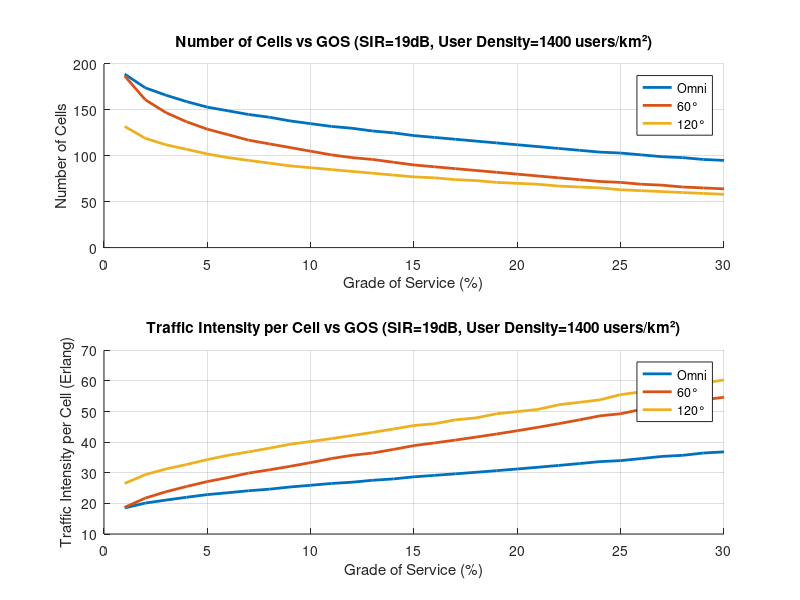
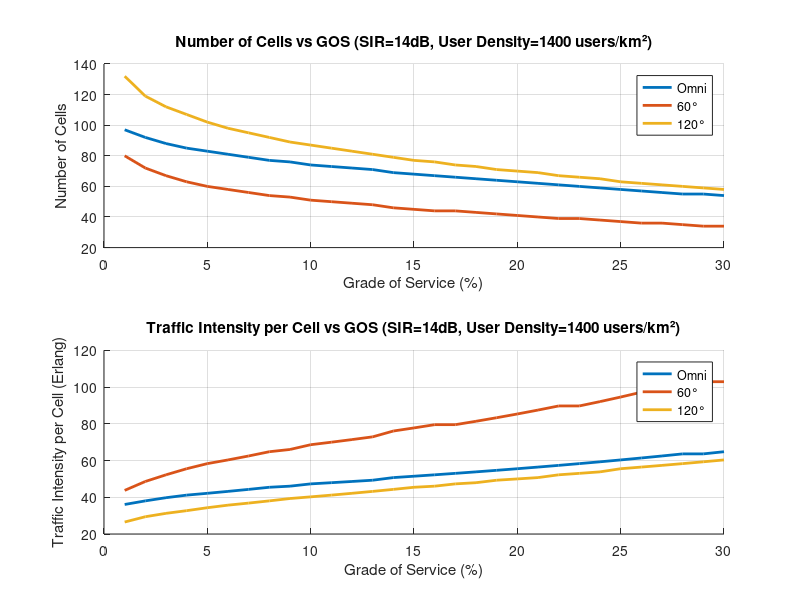
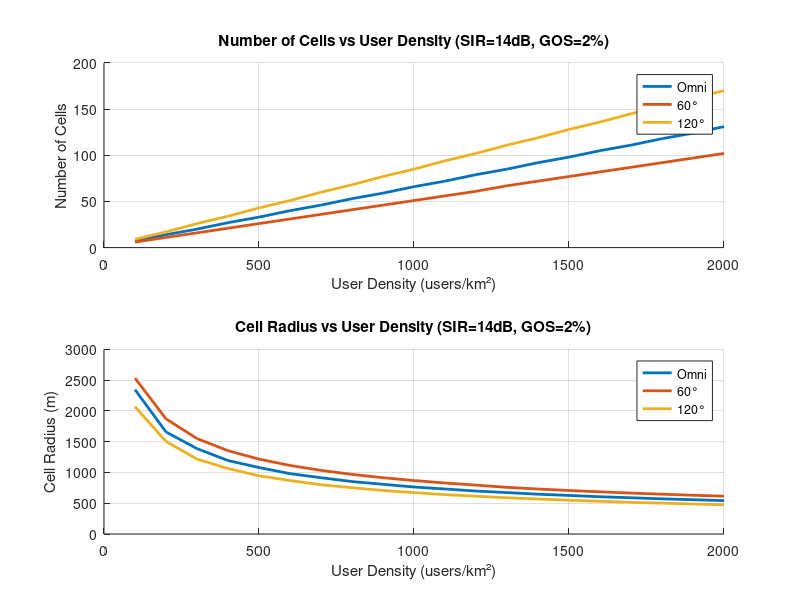
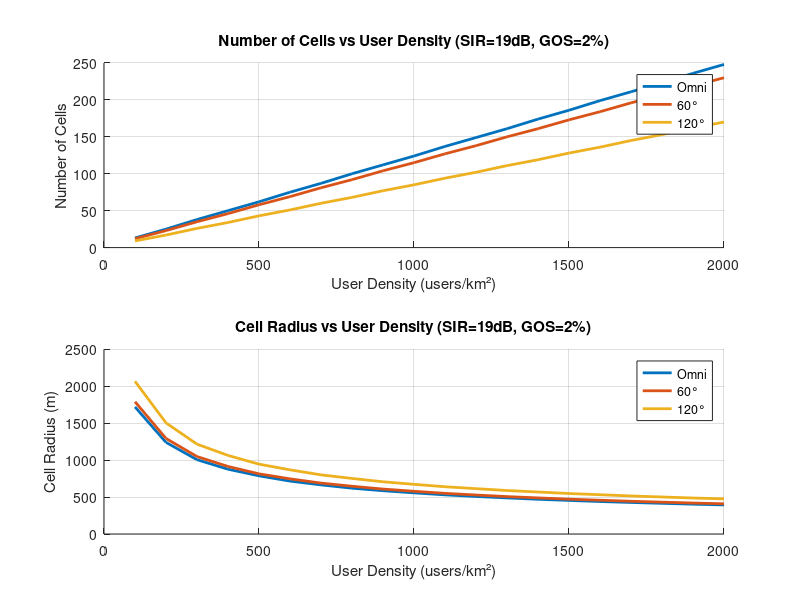

Source code (MATLAB) for these figures, in order:
function wireless_network_planner()
    % Main function that runs all the analysis and generates plots
    % Constants
    total_channels = 340;
    traffic_per_user = 0.025; % Erlang
    h_b = 20; % BS height in meters
    h_m = 1.5; % MS height in meters
    MS_sensitivity = -95; % dBm
    n = 4; % path loss exponent
    city_area = 100; % km² (arbitrary value for plotting)
    
    % GOS values in the table
    GOS_values = [0.001, 0.002, 0.005, 0.01, 0.012, 0.013, 0.015, 0.02, 0.03, 0.05, 0.07, 0.1, 0.15, 0.2, 0.3, 0.4, 0.5];

    % Define Erlang B table (same as before)
    erlangB_table = [
    % Channels | 0.1% 0.2% 0.5% 1% 1.2% 1.3% 1.5% 2% 3% 5% 7% 10% 15% 20% 30% 40% 50%

1	0.001	0.002	0.005	0.010	0.012	0.013	0.02	0.020	0.031	0.053	0.075	0.111	0.176	0.250	0.429	0.667	1.00;
2	0.046	0.065	0.105	0.153	0.168	0.176	0.19	0.223	0.282	0.381	0.470	0.595	0.796	1.00	1.45	2.00	2.73;
3	0.194	0.249	0.349	0.455	0.489	0.505	0.53	0.602	0.715	0.899	1.06	1.27	1.60	1.93	2.63	3.48	4.59;
4	0.439	0.535	0.701	0.869	0.922	0.946	0.99	1.09	1.26	1.52	1.75	2.05	2.50	2.95	3.89	5.02	6.50;
5	0.762	0.900	1.13	1.36	1.43	1.46	1.52	1.66	1.88	2.22	2.50	2.88	3.45	4.01	5.19	6.60	8.44;
																	
6	1.15	1.33	1.62	1.91	2.00	2.04	2.11	2.28	2.54	2.96	3.30	3.76	4.44	5.11	6.51	8.19	10.4;
7	1.58	1.80	2.16	2.50	2.60	2.65	2.73	2.94	3.25	3.74	4.14	4.67	5.46	6.23	7.86	9.80	12.4;
8	2.05	2.31	2.73	3.13	3.25	3.30	3.40	3.63	3.99	4.54	5.00	5.60	6.50	7.37	9.21	11.4	14.3;
9	2.56	2.85	3.33	3.78	3.92	3.98	4.08	4.34	4.75	5.37	5.88	6.55	7.55	8.52	10.6	13.0	16.3;
10	3.09	3.43	3.96	4.46	4.61	4.68	4.80	5.08	5.53	6.22	6.78	7.51	8.62	9.68	12.0	14.7	18.3;
																	
11	3.65	4.02	4.61	5.16	5.32	5.40	5.53	5.84	6.33	7.08	7.69	8.49	9.69	10.9	13.3	16.3	20.3;
12	4.23	4.64	5.28	5.88	6.05	6.14	6.27	6.61	7.14	7.95	8.61	9.47	10.8	12.0	14.7	18.0	22.2;
13	4.83	5.27	5.96	6.61	6.80	6.89	7.03	7.40	7.97	8.83	9.54	10.5	11.9	13.2	16.1	19.6	24.2;
14	5.45	5.92	6.66	7.35	7.56	7.65	7.81	8.20	8.80	9.73	10.5	11.5	13.0	14.4	17.5	21.2	26.2;
15	6.08	6.58	7.38	8.11	8.33	8.43	8.59	9.01	9.65	10.6	11.4	12.5	14.1	15.6	18.9	22.9	28.2;
																	
16	6.72	7.26	8.10	8.88	9.11	9.21	9.39	9.83	10.5	11.5	12.4	13.5	15.2	16.8	20.3	24.5	30.2;
17	7.38	7.95	8.83	9.65	9.89	10.0	10.19	10.7	11.4	12.5	13.4	14.5	16.3	18.0	21.7	26.2	32.2;
18	8.05	8.64	9.58	10.4	10.7	10.8	11.00	11.5	12.2	13.4	14.3	15.5	17.4	19.2	23.1	27.8	34.2;
19	8.72	9.35	10.3	11.2	11.5	11.6	11.82	12.3	13.1	14.3	15.3	16.6	18.5	20.4	24.5	29.5	36.2;
20	9.41	10.1	11.1	12.0	12.3	12.4	12.65	13.2	14.0	15.2	16.3	17.6	19.6	21.6	25.9	31.2	38.2;
																	
21	10.1	10.8	11.9	12.8	13.1	13.3	13.48	14.0	14.9	16.2	17.3	18.7	20.8	22.8	27.3	32.8	40.2;
22	10.8	11.5	12.6	13.7	14.0	14.1	14.32	14.9	15.8	17.1	18.2	19.7	21.9	24.1	28.7	34.5	42.1;
23	11.5	12.3	13.4	14.5	14.8	14.9	15.16	15.8	16.7	18.1	19.2	20.7	23.0	25.3	30.1	36.1	44.1;
24	12.2	13.0	14.2	15.3	15.6	15.8	16.01	16.6	17.6	19.0	20.2	21.8	24.2	26.5	31.6	37.8	46.1;
25	13.0	13.8	15.0	16.1	16.5	16.6	16.87	17.5	18.5	20.0	21.2	22.8	25.3	27.7	33.0	39.4	48.1;
																	
26	13.7	14.5	15.8	17.0	17.3	17.5	17.72	18.4	19.4	20.9	22.2	23.9	26.4	28.9	34.4	41.1	50.1;
27	14.4	15.3	16.6	17.8	18.2	18.3	18.59	19.3	20.3	21.9	23.2	24.9	27.6	30.2	35.8	42.8	52.1;
28	15.2	16.1	17.4	18.6	19.0	19.2	19.45	20.2	21.2	22.9	24.2	26.0	28.7	31.4	37.2	44.4	54.1;
29	15.9	16.8	18.2	19.5	19.9	20.0	20.32	21.0	22.1	23.8	25.2	27.1	29.9	32.6	38.6	46.1	56.1;
30	16.7	17.6	19.0	20.3	20.7	20.9	21.19	21.9	23.1	24.8	26.2	28.1	31.0	33.8	40.0	47.7	58.1;
																	
31	17.4	18.4	19.9	21.2	21.6	21.8	22.07	22.8	24.0	25.8	27.2	29.2	32.1	35.1	41.5	49.4	60.1;
32	18.2	19.2	20.7	22.0	22.5	22.6	22.95	23.7	24.9	26.7	28.2	30.2	33.3	36.3	42.9	51.1	62.1;
33	19.0	20.0	21.5	22.9	23.3	23.5	23.83	24.6	25.8	27.7	29.3	31.3	34.4	37.5	44.3	52.7	64.1;
34	19.7	20.8	22.3	23.8	24.2	24.4	24.72	25.5	26.8	28.7	30.3	32.4	35.6	38.8	45.7	54.4	66.1;
35	20.5	21.6	23.2	24.6	25.1	25.3	25.60	26.4	27.7	29.7	31.3	33.4	36.7	40.0	47.1	56.0	68.1;
																	
36	21.3	22.4	24.0	25.5	26.0	26.2	26.49	27.3	28.6	30.7	32.3	34.5	37.9	41.2	48.6	57.7	70.1;
37	22.1	23.2	24.8	26.4	26.8	27.0	27.39	28.3	29.6	31.6	33.3	35.6	39.0	42.4	50.0	59.4	72.1;
38	22.9	24.0	25.7	27.3	27.7	27.9	28.28	29.2	30.5	32.6	34.4	36.6	40.2	43.7	51.4	61.0	74.1;
39	23.7	24.8	26.5	28.1	28.6	28.8	29.18	30.1	31.5	33.6	35.4	37.7	41.3	44.9	52.8	62.7	76.1;
40	24.4	25.6	27.4	29.0	29.5	29.7	30.08	31.0	32.4	34.6	36.4	38.8	42.5	46.1	54.2	64.4	78.1;
41	25.2	26.4	28.2	29.9	30.4	30.6	30.98	31.9	33.4	35.6	37.4	39.9	43.6	47.4	55.7	66.0	80.1;
42	26.0	27.2	29.1	30.8	31.3	31.5	31.88	32.8	34.3	36.6	38.4	40.9	44.8	48.6	57.1	67.7	82.1;
43	26.8	28.1	29.9	31.7	32.2	32.4	32.79	33.8	35.3	37.6	39.5	42.0	45.9	49.9	58.5	69.3	84.1;
44	27.6	28.9	30.8	32.5	33.1	33.3	33.69	34.7	36.2	38.6	40.5	43.1	47.1	51.1	59.9	71.0	86.1;
45	28.4	29.7	31.7	33.4	34.0	34.2	34.60	35.6	37.2	39.6	41.5	44.2	48.2	52.3	61.3	72.7	88.1;
																	
46	29.3	30.5	32.5	34.3	34.9	35.1	35.51	36.5	38.1	40.5	42.6	45.2	49.4	53.6	62.8	74.3	90.1;
47	30.1	31.4	33.4	35.2	35.8	36.0	36.42	37.5	39.1	41.5	43.6	46.3	50.6	54.8	64.2	76.0	92.1;
48	30.9	32.2	34.2	36.1	36.7	36.9	37.34	38.4	40.0	42.5	44.6	47.4	51.7	56.0	65.6	77.7	94.1;
49	31.7	33.0	35.1	37.0	37.6	37.8	38.25	39.3	41.0	43.5	45.7	48.5	52.9	57.3	67.0	79.3	96.1;
50	32.5	33.9	36.0	37.9	38.5	38.7	39.17	40.3	41.9	44.5	46.7	49.6	54.0	58.5	68.5	81.0	98.1;
																	
51	33.3	34.7	36.9	38.8	39.4	39.6	40.08	41.2	42.9	45.5	47.7	50.6	55.2	59.7	69.9	82.7	100.1;
52	34.2	35.6	37.7	39.7	40.3	40.6	41.00	42.1	43.9	46.5	48.8	51.7	56.3	61.0	71.3	84.3	102.1;
53	35.0	36.4	38.6	40.6	41.2	41.5	41.92	43.1	44.8	47.5	49.8	52.8	57.5	62.2	72.7	86.0	104.1;
54	35.8	37.2	39.5	41.5	42.1	42.4	42.84	44.0	45.8	48.5	50.8	53.9	58.7	63.5	74.2	87.6	106.1;
55	36.6	38.1	40.4	42.4	43.0	43.3	43.77	44.9	46.7	49.5	51.9	55.0	59.8	64.7	75.6	89.3	108.1;
																	
56	37.5	38.9	41.2	43.3	43.9	44.2	44.69	45.9	47.7	50.5	52.9	56.1	61.0	65.9	77.0	91.0	110.1;
57	38.3	39.8	42.1	44.2	44.8	45.1	45.62	46.8	48.7	51.5	53.9	57.1	62.1	67.2	78.4	92.6	112.1;
58	39.1	40.6	43.0	45.1	45.8	46.1	46.54	47.8	49.6	52.6	55.0	58.2	63.3	68.4	79.8	94.3	114.1;
59	40.0	41.5	43.9	46.0	46.7	47.0	47.47	48.7	50.6	53.6	56.0	59.3	64.5	69.7	81.3	96.0	116.1;
60	40.8	42.4	44.8	46.9	47.6	47.9	48.40	49.6	51.6	54.6	57.1	60.4	65.6	70.9	82.7	97.6	118.1;
																	
61	41.6	43.2	45.6	47.9	48.5	48.8	49.33	50.6	52.5	55.6	58.1	61.5	66.8	72.1	84.1	99.3	120.1;
62	42.5	44.1	46.5	48.8	49.4	49.7	50.26	51.5	53.5	56.6	59.1	62.6	68.0	73.4	85.5	101.0	122.1;
63	43.3	44.9	47.4	49.7	50.4	50.7	51.19	52.5	54.5	57.6	60.2	63.7	69.1	74.6	87.0	102.6	124.1;
64	44.2	45.8	48.3	50.6	51.3	51.6	52.12	53.4	55.4	58.6	61.2	64.8	70.3	75.9	88.4	104.3	126.1;
65	45.0	46.6	49.2	51.5	52.2	52.5	53.05	54.4	56.4	59.6	62.3	65.8	71.4	77.1	89.8	106.0	128.1;
																	
66	45.8	47.5	50.1	52.4	53.1	53.5	53.99	55.3	57.4	60.6	63.3	66.9	72.6	78.3	91.2	107.6	130.1;
67	46.7	48.4	51.0	53.4	54.1	54.4	54.92	56.3	58.4	61.6	64.4	68.0	73.8	79.6	92.7	109.3	132.1;
68	47.5	49.2	51.9	54.3	55.0	55.3	55.86	57.2	59.3	62.6	65.4	69.1	74.9	80.8	94.1	111.0	134.1;
69	48.4	50.1	52.8	55.2	55.9	56.2	56.79	58.2	60.3	63.7	66.4	70.2	76.1	82.1	95.5	112.6	136.1;
70	49.2	51.0	53.7	56.1	56.8	57.2	57.73	59.1	61.3	64.7	67.5	71.3	77.3	83.3	96.9	114.3	138.1;
																	
71	50.1	51.8	54.6	57.0	57.8	58.1	58.67	60.1	62.3	65.7	68.5	72.4	78.4	84.6	98.4	115.9	140.1;
72	50.9	52.7	55.5	58.0	58.7	59.0	59.61	61.0	63.2	66.7	69.6	73.5	79.6	85.8	99.8	117.6	142.1;
73	51.8	53.6	56.4	58.9	59.6	60.0	60.55	62.0	64.2	67.7	70.6	74.6	80.8	87.0	101.2	119.3	144.1;
74	52.7	54.5	57.3	59.8	60.6	60.9	61.49	62.9	65.2	68.7	71.7	75.6	81.9	88.3	102.7	120.9	146.1;
75	53.5	55.3	58.2	60.7	61.5	61.8	62.43	63.9	66.2	69.7	72.7	76.7	83.1	89.5	104.1	122.6	148.0;
																	
76	54.4	56.2	59.1	61.7	62.4	62.8	63.37	64.9	67.2	70.8	73.8	77.8	84.2	90.8	105.5	124.3	150.0;
77	55.2	57.1	60.0	62.6	63.4	63.7	64.32	65.8	68.1	71.8	74.8	78.9	85.4	92.0	106.9	125.9	152.0;
78	56.1	58.0	60.9	63.5	64.3	64.7	65.26	66.8	69.1	72.8	75.9	80.0	86.6	93.3	108.4	127.6	154.0;
79	56.9	58.8	61.8	64.4	65.2	65.6	66.20	67.7	70.1	73.8	76.9	81.1	87.7	94.5	109.8	129.3	156.0;
80	57.8	59.7	62.7	65.4	66.2	66.5	67.15	68.7	71.1	74.8	78.0	82.2	88.9	95.7	111.2	130.9	158.0;
81	58.7	60.6	63.6	66.3	67.1	67.5	68.09	69.6	72.1	75.8	79.0	83.3	90.1	97.0	112.6	132.6	160.0;
82	59.5	61.5	64.5	67.2	68.0	68.4	69.04	70.6	73.0	76.9	80.1	84.4	91.2	98.2	114.1	134.3	162.0;
83	60.4	62.4	65.4	68.2	69.0	69.4	69.99	71.6	74.0	77.9	81.1	85.5	92.4	99.5	115.5	135.9	164.0;
84	61.3	63.2	66.3	69.1	69.9	70.3	70.93	72.5	75.0	78.9	82.2	86.6	93.6	100.7	116.9	137.6	166.0;
85	62.1	64.1	67.2	70.0	70.9	71.2	71.88	73.5	76.0	79.9	83.2	87.7	94.7	102.0	118.3	139.3	168.0;
																	
86	63.0	65.0	68.1	70.9	71.8	72.2	72.83	74.5	77.0	80.9	84.3	88.8	95.9	103.2	119.8	140.9	170.0;
87	63.9	65.9	69.0	71.9	72.7	73.1	73.78	75.4	78.0	82.0	85.3	89.9	97.1	104.5	121.2	142.6	172.0;
88	64.7	66.8	69.9	72.8	73.7	74.1	74.73	76.4	78.9	83.0	86.4	91.0	98.2	105.7	122.6	144.3	174.0;
89	65.6	67.7	70.8	73.7	74.6	75.0	75.68	77.3	79.9	84.0	87.4	92.1	99.4	106.9	124.0	145.9	176.0;
90	66.5	68.6	71.8	74.7	75.6	76.0	76.63	78.3	80.9	85.0	88.5	93.1	100.6	108.2	125.5	147.6	178.0;
																	
91	67.4	69.4	72.7	75.6	76.5	76.9	77.58	79.3	81.9	86.0	89.5	94.2	101.7	109.4	126.9	149.3	180.0;
92	68.2	70.3	73.6	76.6	77.4	77.8	78.53	80.2	82.9	87.1	90.6	95.3	102.9	110.7	128.3	150.9	182.0;
93	69.1	71.2	74.5	77.5	78.4	78.8	79.48	81.2	83.9	88.1	91.6	96.4	104.1	111.9	129.7	152.6	184.0;
94	70.0	72.1	75.4	78.4	79.3	79.7	80.43	82.2	84.9	89.1	92.7	97.5	105.3	113.2	131.2	154.3	186.0;
95	70.9	73.0	76.3	79.4	80.3	80.7	81.39	83.1	85.8	90.1	93.7	98.6	106.4	114.4	132.6	155.9	188.0;
																	
96	71.7	73.9	77.2	80.3	81.2	81.6	82.34	84.1	86.8	91.1	94.8	99.7	107.6	115.7	134.0	157.6	190.0;
97	72.6	74.8	78.2	81.2	82.2	82.6	83.29	85.1	87.8	92.2	95.8	100.8	108.8	116.9	135.5	159.3	192.0;
98	73.5	75.7	79.1	82.2	83.1	83.5	84.25	86.0	88.8	93.2	96.9	101.9	109.9	118.2	136.9	160.9	194.0;
99	74.4	76.6	80.0	83.1	84.1	84.5	85.20	87.0	89.8	94.2	97.9	103.0	111.1	119.4	138.3	162.6	196.0;
100	75.2	77.5	80.9	84.1	85.0	85.4	86.16	88.0	90.8	95.2	99.0	104.1	112.3	120.6	139.7	164.3	198.0;
																	
101	76.1	78.4	81.8	85.0	86.0	86.4	87.12	88.9	91.8	96.3	100.0	105.2	113.4	121.9	141.2	165.9	200.0;
102	77.0	79.3	82.7	85.9	86.9	87.3	88.07	89.9	92.8	97.3	101.1	106.3	114.6	123.1	142.6	167.6	202.0;
103	77.9	80.2	83.7	86.9	87.8	88.3	89.03	90.9	93.8	98.3	102.2	107.4	115.8	124.4	144.0	169.2	204.0;
104	78.8	81.1	84.6	87.8	88.8	89.2	89.99	91.9	94.8	99.3	103.2	108.5	116.9	125.6	145.4	170.9	206.0;
105	79.6	82.0	85.5	88.8	89.7	90.2	90.94	92.8	95.7	100.4	104.3	109.6	118.1	126.9	146.9	172.6	208.0;
																	
106	80.5	82.8	86.4	89.7	90.7	91.1	91.90	93.8	96.7	101.4	105.3	110.7	119.3	128.1	148.3	174.2	210.0;
107	81.4	83.7	87.4	90.7	91.6	92.1	92.86	94.8	97.7	102.4	106.4	111.8	120.4	129.4	149.7	175.9	212.0;
108	82.3	84.6	88.3	91.6	92.6	93.1	93.82	95.7	98.7	103.4	107.4	112.9	121.6	130.6	151.1	177.6	214.0;
109	83.2	85.5	89.2	92.5	93.5	94.0	94.78	96.7	99.7	104.5	108.5	114.0	122.8	131.9	152.6	179.2	216.0;
110	84.1	86.4	90.1	93.5	94.5	95.0	95.74	97.7	100.7	105.5	109.5	115.1	124.0	133.1	154.0	180.9	218.0;
																	
111	85.0	87.3	91.0	94.4	95.5	95.9	96.70	98.7	101.7	106.5	110.6	116.2	125.1	134.3	155.4	182.6	220.0;
112	85.8	88.3	92.0	95.4	96.4	96.9	97.66	99.6	102.7	107.5	111.7	117.3	126.3	135.6	156.9	184.2	222.0;
113	86.7	89.2	92.9	96.3	97.4	97.8	98.62	100.6	103.7	108.6	112.7	118.4	127.5	136.8	158.3	185.9	224.0;
114	87.6	90.1	93.8	97.3	98.3	98.8	99.58	101.6	104.7	109.6	113.8	119.5	128.6	138.1	159.7	187.6	226.0;
115	88.5	91.0	94.7	98.2	99.3	99.7	100.54	102.5	105.7	110.6	114.8	120.6	129.8	139.3	161.1	189.2	228.0;
																	
116	89.4	91.9	95.7	99.2	100.2	100.7	101.50	103.5	106.7	111.7	115.9	121.7	131.0	140.6	162.6	190.9	230.0;
117	90.3	92.8	96.6	100.1	101.2	101.7	102.46	104.5	107.7	112.7	116.9	122.8	132.1	141.8	164.0	192.6	232.0;
118	91.2	93.7	97.5	101.1	102.1	102.6	103.43	105.5	108.7	113.7	118.0	123.9	133.3	143.1	165.4	194.2	234.0;
119	92.1	94.6	98.5	102.0	103.1	103.6	104.39	106.4	109.7	114.7	119.1	125.0	134.5	144.3	166.8	195.9	236.0;
120	93.0	95.5	99.4	103.0	104.0	104.5	105.35	107.4	110.7	115.8	120.1	126.1	135.7	145.6	168.3	197.6	238.0;
121	93.9	96.4	100.3	103.9	105.0	105.5	106.31	108.4	111.6	116.8	121.2	127.2	136.8	146.8	169.7	199.2	240.0;
122	94.7	97.3	101.2	104.9	105.9	106.4	107.28	109.4	112.6	117.8	122.2	128.3	138.0	148.1	171.1	200.9	242.0;
123	95.6	98.2	102.2	105.8	106.9	107.4	108.24	110.3	113.6	118.9	123.3	129.4	139.2	149.3	172.6	202.6	244.0;
124	96.5	99.1	103.1	106.8	107.9	108.4	109.21	111.3	114.6	119.9	124.4	130.5	140.3	150.6	174.0	204.2	246.0;
125	97.4	100.0	104.0	107.7	108.8	109.3	110.17	112.3	115.6	120.9	125.4	131.6	141.5	151.8	175.4	205.9	248.0;
																	
126	98.3	100.9	105.0	108.7	109.8	110.3	111.14	113.3	116.6	121.9	126.5	132.7	142.7	153.0	176.8	207.6	250.0;
127	99.2	101.8	105.9	109.6	110.7	111.2	112.10	114.3	117.6	123.0	127.5	133.8	143.9	154.3	178.3	209.2	252.0;
128	100.1	102.8	106.8	110.6	111.7	112.2	113.07	115.2	118.6	124.0	128.6	134.9	145.0	155.5	179.7	210.9	254.0;
129	101.0	103.7	107.8	111.5	112.6	113.2	114.03	116.2	119.6	125.0	129.6	136.0	146.2	156.8	181.1	212.6	256.0;
130	101.9	104.6	108.7	112.5	113.6	114.1	115.00	117.2	120.6	126.1	130.7	137.1	147.4	158.0	182.5	214.2	258.0;
																	
131	102.8	105.5	109.6	113.4	114.6	115.1	115.96	118.2	121.6	127.1	131.8	138.2	148.5	159.3	184.0	215.9	260.0;
132	103.7	106.4	110.6	114.4	115.5	116.0	116.93	119.1	122.6	128.1	132.8	139.3	149.7	160.5	185.4	217.6	262.0;
133	104.6	107.3	111.5	115.3	116.5	117.0	117.90	120.1	123.6	129.2	133.9	140.4	150.9	161.8	186.8	219.2	264.0;
134	105.5	108.2	112.4	116.3	117.4	118.0	118.87	121.1	124.6	130.2	134.9	141.5	152.0	163.0	188.3	220.9	266.0;
135	106.4	109.1	113.3	117.2	118.4	118.9	119.83	122.1	125.6	131.2	136.0	142.6	153.2	164.3	189.7	222.6	268.0;
																	
136	107.3	110.0	114.3	118.2	119.4	119.9	120.80	123.1	126.6	132.2	137.1	143.7	154.4	165.5	191.1	224.2	270.0;
137	108.2	111.0	115.2	119.1	120.3	120.9	121.77	124.0	127.6	133.3	138.1	144.8	155.6	166.8	192.5	225.9	272.0;
138	109.1	111.9	116.2	120.1	121.3	121.8	122.74	125.0	128.6	134.3	139.2	145.9	156.7	168.0	194.0	227.6	274.0;
139	110.0	112.8	117.1	121.0	122.2	122.8	123.71	126.0	129.6	135.3	140.2	147.0	157.9	169.3	195.4	229.2	276.0;
140	110.9	113.7	118.0	122.0	123.2	123.7	124.67	127.0	130.6	136.4	141.3	148.1	159.1	170.5	196.8	230.9	278.0;
																	
141	111.8	114.6	118.9	123.0	124.2	124.7	125.64	128.0	131.6	137.4	142.4	149.2	160.2	171.8	198.3	232.6	280.0;
142	112.7	115.5	120.0	123.9	125.1	125.7	126.66	129.0	132.6	138.5	143.5	150.3	161.4	173.0	199.7	234.2	282.0;
143	113.5	116.3	120.8	124.9	126.1	126.7	127.59	129.9	133.6	139.5	144.5	151.4	162.6	174.2	201.1	235.9	284.0;
144	114.4	117.2	121.8	125.9	127.1	127.6	128.52	130.9	134.6	140.5	145.5	152.5	163.8	175.5	202.5	237.6	286.0;
145	115.3	118.2	122.7	126.8	128.0	128.6	129.54	132.0	135.7	141.6	146.6	153.6	164.9	176.7	204.0	239.2	288.0;
																	
146	116.3	119.2	123.7	127.8	129.0	129.5	130.46	132.9	136.6	142.6	147.6	154.7	166.1	178.0	205.4	240.9	290.0;
147	117.2	120.1	124.6	128.7	129.9	130.5	131.44	133.9	137.6	143.6	148.8	155.8	167.3	179.2	206.8	242.6	292.0;
148	118.1	121.0	125.5	129.6	130.9	131.4	132.38	134.8	138.6	144.7	149.8	156.9	168.5	180.5	208.2	244.2	294.0;
149	119.0	121.9	126.4	130.6	131.8	132.5	133.40	135.8	139.6	145.7	150.8	158.0	169.6	181.7	209.7	245.9	296.0;
150	119.9	122.8	127.4	131.6	132.8	133.4	134.39	136.8	140.7	146.7	151.9	159.1	170.8	183.0	211.1	247.6	298.0;

    ];

    % Generate all required plots with all sectorization types on same plots
    generate_plots(total_channels, traffic_per_user, h_b, h_m, MS_sensitivity, n, city_area, GOS_values, erlangB_table);
end

function generate_plots(total_channels, traffic_per_user, h_b, h_m, MS_sensitivity, n, city_area, GOS_values, erlangB_table)
    % Define sectorization types and their plot styles
    sector_types = {'omni', '60', '120'};
    line_styles = {'-', '--', ':'};
    colors = {'b', 'r', 'g'};
    legend_labels = {'Omni', '60°', '120°'};
    
    % 2) At SIR_min = 19dB and user density = 1400 users/km²
    SIR_min = 19;
    user_density = 1400;
    
    % (i) Number of cells vs GOS (1% to 30%)
    GOS_range = 0.01:0.01:0.30;
    num_cells = zeros(length(GOS_range), length(sector_types));
    traffic_per_cell = zeros(length(GOS_range), length(sector_types));
    
    for s = 1:length(sector_types)
        for i = 1:length(GOS_range)
            [num_cells(i,s), traffic_per_cell(i,s)] = calculate_network_params(total_channels, traffic_per_user, city_area, ...
                user_density, SIR_min, sector_types{s}, n, GOS_range(i), GOS_values, erlangB_table);
        end
    end
    
    figure;
    subplot(2,1,1);
    hold on;
    for s = 1:length(sector_types)
        plot(GOS_range*100, num_cells(:,s), 'LineWidth', 2);
    end
    hold off;
    xlabel('Grade of Service (%)');
    ylabel('Number of Cells');
    title(sprintf('Number of Cells vs GOS (SIR=%ddB, User Density=%d users/km²)', SIR_min, user_density));
    legend(legend_labels, 'Location', 'best');
    grid on;
    
    % (ii) Traffic intensity per cell vs GOS
    subplot(2,1,2);
    hold on;
    for s = 1:length(sector_types)
        plot(GOS_range*100, traffic_per_cell(:,s), 'LineWidth', 2);
    end
    hold off;
    xlabel('Grade of Service (%)');
    ylabel('Traffic Intensity per Cell (Erlang)');
    title(sprintf('Traffic Intensity per Cell vs GOS (SIR=%ddB, User Density=%d users/km²)', SIR_min, user_density));
    legend(legend_labels, 'Location', 'best');
    grid on;
    
    % 3) At SIR_min = 14dB & user density = 1400 users/km²
    SIR_min = 14;
    
    for s = 1:length(sector_types)
        for i = 1:length(GOS_range)
            [num_cells(i,s), traffic_per_cell(i,s)] = calculate_network_params(total_channels, traffic_per_user, city_area, ...
                user_density, SIR_min, sector_types{s}, n, GOS_range(i), GOS_values, erlangB_table);
        end
    end
    
    figure;
    subplot(2,1,1);
    hold on;
    for s = 1:length(sector_types)
        plot(GOS_range*100, num_cells(:,s), 'LineWidth', 2);
    end
    hold off;
    xlabel('Grade of Service (%)');
    ylabel('Number of Cells');
    title(sprintf('Number of Cells vs GOS (SIR=%ddB, User Density=%d users/km²)', SIR_min, user_density));
    legend(legend_labels, 'Location', 'best');
    grid on;
    
    subplot(2,1,2);
    hold on;
    for s = 1:length(sector_types)
        plot(GOS_range*100, traffic_per_cell(:,s), 'LineWidth', 2);
    end
    hold off;
    xlabel('Grade of Service (%)');
    ylabel('Traffic Intensity per Cell (Erlang)');
    title(sprintf('Traffic Intensity per Cell vs GOS (SIR=%ddB, User Density=%d users/km²)', SIR_min, user_density));
    legend(legend_labels, 'Location', 'best');
    grid on;
    
    % 4) At SIR_min = 14dB & GOS = 2%
    SIR_min = 14;
    GOS = 0.02;
    user_density_range = 100:100:2000;
    num_cells = zeros(length(user_density_range), length(sector_types));
    cell_radius = zeros(length(user_density_range), length(sector_types));
    
    for s = 1:length(sector_types)
        for i = 1:length(user_density_range)
            [num_cells(i,s), ~, cell_radius(i,s)] = calculate_network_params(total_channels, traffic_per_user, city_area, ...
                user_density_range(i), SIR_min, sector_types{s}, n, GOS, GOS_values, erlangB_table);
        end
    end
    
    figure;
    subplot(2,1,1);
    hold on;
    for s = 1:length(sector_types)
        plot(user_density_range, num_cells(:,s), 'LineWidth', 2);
    end
    hold off;
    xlabel('User Density (users/km²)');
    ylabel('Number of Cells');
    title(sprintf('Number of Cells vs User Density (SIR=%ddB, GOS=2%%)', SIR_min));
    legend(legend_labels, 'Location', 'best');
    grid on;
    
    subplot(2,1,2);
    hold on;
    for s = 1:length(sector_types)
        plot(user_density_range, cell_radius(:,s), 'LineWidth', 2);
    end
    hold off;
    xlabel('User Density (users/km²)');
    ylabel('Cell Radius (m)');
    title(sprintf('Cell Radius vs User Density (SIR=%ddB, GOS=2%%)', SIR_min));
    legend(legend_labels, 'Location', 'best');
    grid on;
    
    % 5) At SIR_min = 19dB & GOS = 2%
    SIR_min = 19;
    
    for s = 1:length(sector_types)
        for i = 1:length(user_density_range)
            [num_cells(i,s), ~, cell_radius(i,s)] = calculate_network_params(total_channels, traffic_per_user, city_area, ...
                user_density_range(i), SIR_min, sector_types{s}, n, GOS, GOS_values, erlangB_table);
        end
    end
    
    figure;
    subplot(2,1,1);
    hold on;
    for s = 1:length(sector_types)
        plot(user_density_range, num_cells(:,s), 'LineWidth', 2);
    end
    hold off;
    xlabel('User Density (users/km²)');
    ylabel('Number of Cells');
    title(sprintf('Number of Cells vs User Density (SIR=%ddB, GOS=2%%)', SIR_min));
    legend(legend_labels, 'Location', 'best');
    grid on;
    
    subplot(2,1,2);
    hold on;
    for s = 1:length(sector_types)
        plot(user_density_range, cell_radius(:,s), 'LineWidth', 2);
    end
    hold off;
    xlabel('User Density (users/km²)');
    ylabel('Cell Radius (m)');
    title(sprintf('Cell Radius vs User Density (SIR=%ddB, GOS=2%%)', SIR_min));
    legend(legend_labels, 'Location', 'best');
    grid on;
end

function [num_cells, traffic_per_cell, cell_radius] = calculate_network_params(total_channels, traffic_per_user, city_area, ...
    user_density, SIR_min, sectorization, n, GOS, GOS_values, erlangB_table)
    
    % 1. Cluster Size (N) calculation
    N = calculate_cluster_size(SIR_min, sectorization, n);

    % 2. Number of cells calculation
    if strcmpi(sectorization, 'omni')
        sectors_per_cell = 1;
        channels_per_cell = floor(total_channels / N);
        channels_per_sector = channels_per_cell;
    elseif strcmpi(sectorization, '60')
        sectors_per_cell = 6;
        channels_per_sector = floor(total_channels / (N * sectors_per_cell));
        channels_per_cell = channels_per_sector * sectors_per_cell;
    elseif strcmpi(sectorization, '120')
        sectors_per_cell = 3;
        channels_per_sector = floor(total_channels / (N * sectors_per_cell));
        channels_per_cell = channels_per_sector * sectors_per_cell;
    end
    
    % Find the interval where the GOS falls
    if GOS <= GOS_values(1)
        gos_col = 1;
    elseif GOS >= GOS_values(end)
        gos_col = length(GOS_values);
    else
        % Find the two closest GOS values
        lower_idx = find(GOS_values <= GOS, 1, 'last');
        upper_idx = find(GOS_values >= GOS, 1, 'first');
        
        % Perform linear interpolation
        if channels_per_sector <= size(erlangB_table, 1)
            lower_val = erlangB_table(channels_per_sector, lower_idx + 1);
            upper_val = erlangB_table(channels_per_sector, upper_idx + 1);
            
            % Interpolation formula
            max_traffic_per_sector = lower_val + (upper_val - lower_val) * ...
                                   (GOS - GOS_values(lower_idx)) / ...
                                   (GOS_values(upper_idx) - GOS_values(lower_idx));
        else
            % Approximation for channels beyond table
            max_traffic_per_sector = channels_per_sector * (1 - GOS^(1/channels_per_sector));
        end
    end
    
    % If GOS matches exactly one in the table
    if ismember(GOS, GOS_values)
        gos_col = find(GOS_values == GOS);
        if channels_per_sector <= size(erlangB_table, 1)
            max_traffic_per_sector = erlangB_table(channels_per_sector, gos_col + 1);
        else
            max_traffic_per_sector = channels_per_sector * (1 - GOS^(1/channels_per_sector));
        end
    end
    
    max_traffic_per_cell = max_traffic_per_sector * sectors_per_cell;
    
    total_users = user_density * city_area;
    users_per_cell = max_traffic_per_cell / traffic_per_user;
    num_cells = ceil(total_users / users_per_cell);
    
    % Cell radius calculation (hexagonal cells)
    cell_area = city_area / num_cells;
    cell_radius = sqrt((2 * cell_area) / (3 * sqrt(3))) * 1000; % in meters
    
    % Traffic intensity calculations
    total_traffic = total_users * traffic_per_user;
    traffic_per_cell = total_traffic / num_cells;
end

function N = calculate_cluster_size(SIR_min, sectorization, n)
    % Corrected cluster size calculation
    possible_N = [1, 3, 4, 7, 9, 12, 13, 19, 21, 27]; % Common cluster sizes
    
    % Calculate required cluster size
    for N = possible_N
        if strcmpi(sectorization, 'omni')
            SIR = 10*log10((sqrt(3*N)-1)^n / 6); % Correct SIR formula
        elseif strcmpi(sectorization, '60')
            SIR = 10*log10((sqrt(3*N)-1)^n / 1);
        elseif strcmpi(sectorization, '120')
            SIR = 10*log10((sqrt(3*N)-1)^n / 2);
        end
        if SIR >= SIR_min
            return;
        end
    end
    
    % If no standard N meets requirement, use largest possible
    N = possible_N(end);
    warning('No standard cluster size meets SIR requirement. Using largest possible N=%d', N);
end